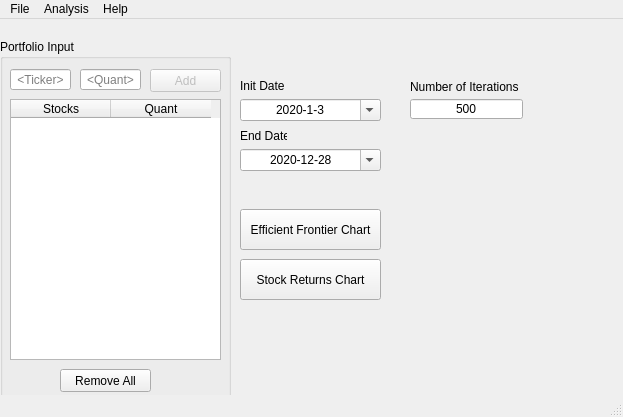
<?xml version="1.0" encoding="UTF-8"?>
<ui version="4.0">
 <class>MainWindow</class>
 <widget class="QMainWindow" name="MainWindow">
  <property name="enabled">
   <bool>true</bool>
  </property>
  <property name="geometry">
   <rect>
    <x>0</x>
    <y>0</y>
    <width>623</width>
    <height>417</height>
   </rect>
  </property>
  <property name="windowTitle">
   <string>Stocks Investments</string>
  </property>
  <property name="tabShape">
   <enum>QTabWidget::Rounded</enum>
  </property>
  <widget class="QWidget" name="centralwidget">
   <widget class="QGroupBox" name="groupBox">
    <property name="geometry">
     <rect>
      <x>0</x>
      <y>20</y>
      <width>231</width>
      <height>361</height>
     </rect>
    </property>
    <property name="title">
     <string>Portfolio Input</string>
    </property>
    <widget class="QTableWidget" name="tbl_portfolio">
     <property name="enabled">
      <bool>true</bool>
     </property>
     <property name="geometry">
      <rect>
       <x>10</x>
       <y>60</y>
       <width>211</width>
       <height>261</height>
      </rect>
     </property>
     <property name="maximumSize">
      <size>
       <width>16777215</width>
       <height>16777215</height>
      </size>
     </property>
     <property name="tabletTracking">
      <bool>false</bool>
     </property>
     <property name="focusPolicy">
      <enum>Qt::WheelFocus</enum>
     </property>
     <property name="rowCount">
      <number>0</number>
     </property>
     <column>
      <property name="text">
       <string>Stocks</string>
      </property>
     </column>
     <column>
      <property name="text">
       <string>Quant</string>
      </property>
     </column>
    </widget>
    <widget class="QLineEdit" name="txt_ticker">
     <property name="enabled">
      <bool>true</bool>
     </property>
     <property name="geometry">
      <rect>
       <x>10</x>
       <y>30</y>
       <width>61</width>
       <height>21</height>
      </rect>
     </property>
     <property name="focusPolicy">
      <enum>Qt::ClickFocus</enum>
     </property>
     <property name="alignment">
      <set>Qt::AlignCenter</set>
     </property>
     <property name="placeholderText">
      <string>&lt;Ticker&gt;</string>
     </property>
    </widget>
    <widget class="QLineEdit" name="txt_quant">
     <property name="enabled">
      <bool>true</bool>
     </property>
     <property name="geometry">
      <rect>
       <x>80</x>
       <y>30</y>
       <width>61</width>
       <height>21</height>
      </rect>
     </property>
     <property name="alignment">
      <set>Qt::AlignCenter</set>
     </property>
     <property name="placeholderText">
      <string>&lt;Quant&gt;</string>
     </property>
    </widget>
    <widget class="QPushButton" name="btn_add">
     <property name="enabled">
      <bool>false</bool>
     </property>
     <property name="geometry">
      <rect>
       <x>150</x>
       <y>30</y>
       <width>71</width>
       <height>23</height>
      </rect>
     </property>
     <property name="text">
      <string>Add</string>
     </property>
    </widget>
    <widget class="QPushButton" name="btn_removeAll">
     <property name="geometry">
      <rect>
       <x>60</x>
       <y>330</y>
       <width>91</width>
       <height>23</height>
      </rect>
     </property>
     <property name="text">
      <string>Remove All</string>
     </property>
    </widget>
   </widget>
   <widget class="QPushButton" name="btn_generate">
    <property name="geometry">
     <rect>
      <x>240</x>
      <y>190</y>
      <width>141</width>
      <height>41</height>
     </rect>
    </property>
    <property name="text">
     <string>Efficient Frontier Chart</string>
    </property>
   </widget>
   <widget class="QDateEdit" name="dt_init">
    <property name="geometry">
     <rect>
      <x>240</x>
      <y>80</y>
      <width>141</width>
      <height>22</height>
     </rect>
    </property>
    <property name="inputMethodHints">
     <set>Qt::ImhDate|Qt::ImhPreferNumbers</set>
    </property>
    <property name="alignment">
     <set>Qt::AlignCenter</set>
    </property>
    <property name="dateTime">
     <datetime>
      <hour>0</hour>
      <minute>0</minute>
      <second>0</second>
      <year>2020</year>
      <month>1</month>
      <day>3</day>
     </datetime>
    </property>
    <property name="currentSection">
     <enum>QDateTimeEdit::YearSection</enum>
    </property>
    <property name="displayFormat">
     <string>yyyy-M-d</string>
    </property>
    <property name="calendarPopup">
     <bool>true</bool>
    </property>
    <property name="date">
     <date>
      <year>2020</year>
      <month>1</month>
      <day>3</day>
     </date>
    </property>
   </widget>
   <widget class="QLabel" name="lbl_initDate">
    <property name="geometry">
     <rect>
      <x>240</x>
      <y>60</y>
      <width>47</width>
      <height>13</height>
     </rect>
    </property>
    <property name="text">
     <string>Init Date</string>
    </property>
   </widget>
   <widget class="QDateEdit" name="dt_end">
    <property name="geometry">
     <rect>
      <x>240</x>
      <y>130</y>
      <width>141</width>
      <height>22</height>
     </rect>
    </property>
    <property name="alignment">
     <set>Qt::AlignCenter</set>
    </property>
    <property name="dateTime">
     <datetime>
      <hour>0</hour>
      <minute>0</minute>
      <second>0</second>
      <year>2020</year>
      <month>12</month>
      <day>28</day>
     </datetime>
    </property>
    <property name="displayFormat">
     <string>yyyy-M-d</string>
    </property>
    <property name="calendarPopup">
     <bool>true</bool>
    </property>
    <property name="date">
     <date>
      <year>2020</year>
      <month>12</month>
      <day>28</day>
     </date>
    </property>
   </widget>
   <widget class="QLabel" name="lbl_endDate">
    <property name="geometry">
     <rect>
      <x>240</x>
      <y>110</y>
      <width>47</width>
      <height>13</height>
     </rect>
    </property>
    <property name="text">
     <string>End Date</string>
    </property>
   </widget>
   <widget class="QLineEdit" name="txt_iter">
    <property name="geometry">
     <rect>
      <x>410</x>
      <y>80</y>
      <width>113</width>
      <height>20</height>
     </rect>
    </property>
    <property name="text">
     <string>500</string>
    </property>
    <property name="alignment">
     <set>Qt::AlignCenter</set>
    </property>
    <property name="placeholderText">
     <string>&lt;500&gt;</string>
    </property>
   </widget>
   <widget class="QLabel" name="lbl_Iterations">
    <property name="geometry">
     <rect>
      <x>410</x>
      <y>60</y>
      <width>111</width>
      <height>16</height>
     </rect>
    </property>
    <property name="text">
     <string>Number of Iterations</string>
    </property>
   </widget>
   <widget class="QPushButton" name="btn_stockReturns">
    <property name="geometry">
     <rect>
      <x>240</x>
      <y>240</y>
      <width>141</width>
      <height>41</height>
     </rect>
    </property>
    <property name="text">
     <string>Stock Returns Chart</string>
    </property>
   </widget>
  </widget>
  <widget class="QStatusBar" name="statusbar"/>
  <widget class="QMenuBar" name="menuBar">
   <property name="geometry">
    <rect>
     <x>0</x>
     <y>0</y>
     <width>623</width>
     <height>21</height>
    </rect>
   </property>
   <widget class="QMenu" name="menuFile">
    <property name="title">
     <string>File</string>
    </property>
    <addaction name="actionOpen"/>
    <addaction name="separator"/>
    <addaction name="actionSave"/>
    <addaction name="actionSave_as"/>
   </widget>
   <widget class="QMenu" name="menuAnalysis">
    <property name="title">
     <string>Analysis</string>
    </property>
    <addaction name="actionEfficient_Frontier"/>
    <addaction name="actionStocks_Comparizon"/>
    <addaction name="actionChart_Analysis"/>
   </widget>
   <widget class="QMenu" name="menuAbout">
    <property name="title">
     <string>Help</string>
    </property>
    <addaction name="actionAbout"/>
   </widget>
   <addaction name="menuFile"/>
   <addaction name="menuAnalysis"/>
   <addaction name="menuAbout"/>
  </widget>
  <action name="actionEfficient_Frontier">
   <property name="text">
    <string>Efficient Frontier</string>
   </property>
  </action>
  <action name="actionStocks_Comparizon">
   <property name="text">
    <string>Stocks Comparizon</string>
   </property>
  </action>
  <action name="actionChart_Analysis">
   <property name="text">
    <string>Chart Analysis</string>
   </property>
  </action>
  <action name="actionOpen">
   <property name="text">
    <string>Open</string>
   </property>
  </action>
  <action name="actionSave">
   <property name="text">
    <string>Save</string>
   </property>
  </action>
  <action name="actionSave_as">
   <property name="text">
    <string>Save as</string>
   </property>
  </action>
  <action name="actionAbout">
   <property name="text">
    <string>About</string>
   </property>
  </action>
 </widget>
 <resources/>
 <connections/>
</ui>
